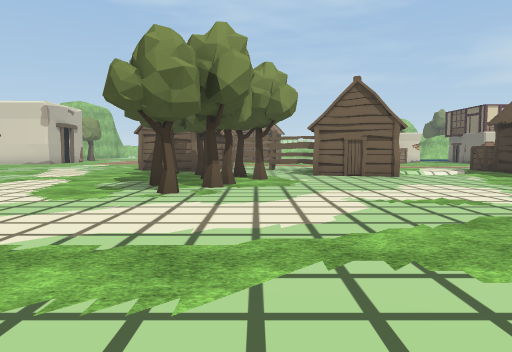
view 1 (above)

24 first-person views from a walk through a 3-D level made in the Unity game engine. The camera is 1.4 m above the floor, tilts 4° down and sees 70° across. The floor is counted in squares, 2 m on a side. Each view is taken from the middle of a square. On the plan, view 1 faces up. The plan holds only what a view shows up to about 11 squares ahead; the rest is blank. The place goes on beyond the plan. Some animated figures are left out. Some surface patterns are stand-ins.

view 2
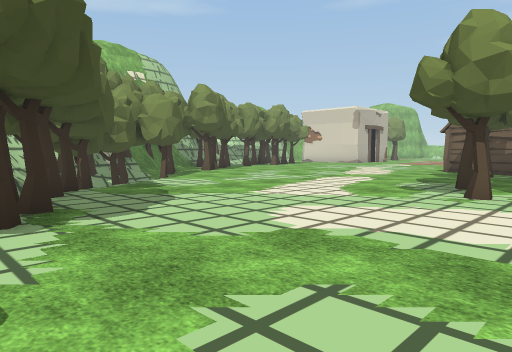

view 3
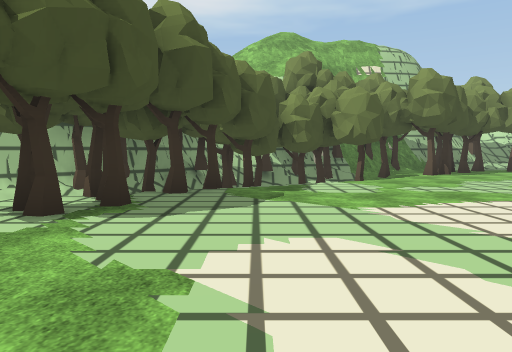

view 4
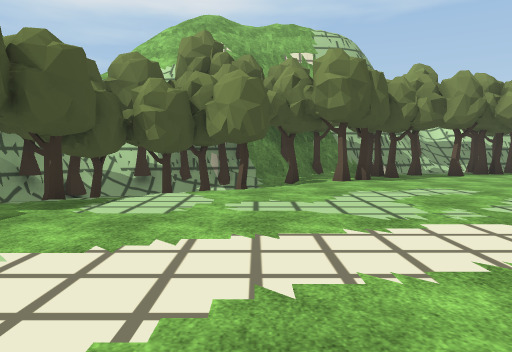

view 5
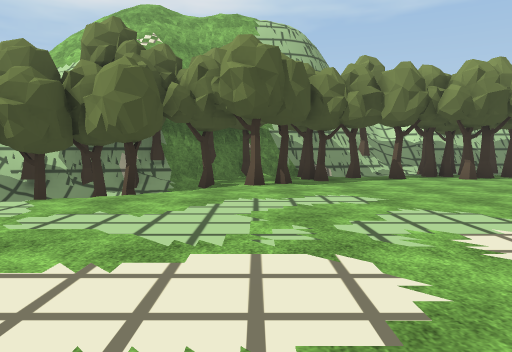

view 6
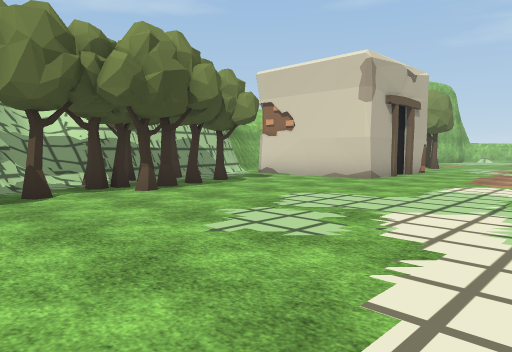

view 7
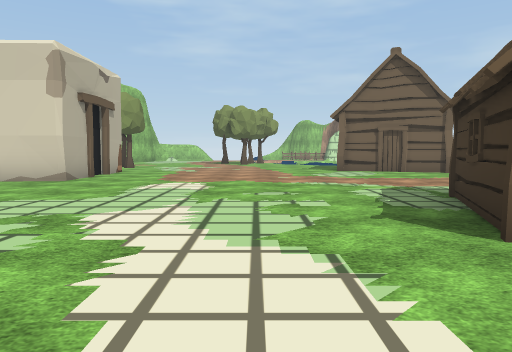

view 8
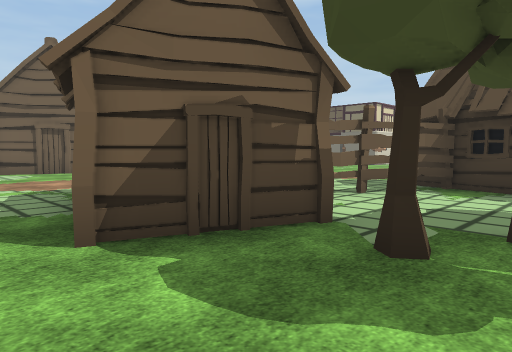

view 9
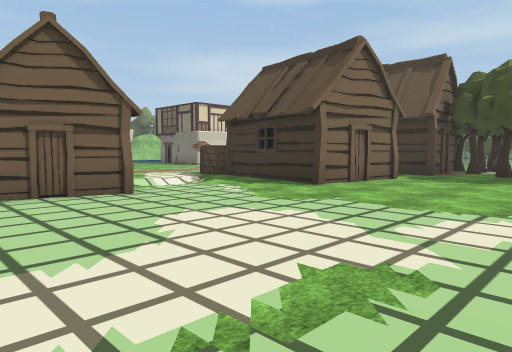

view 10
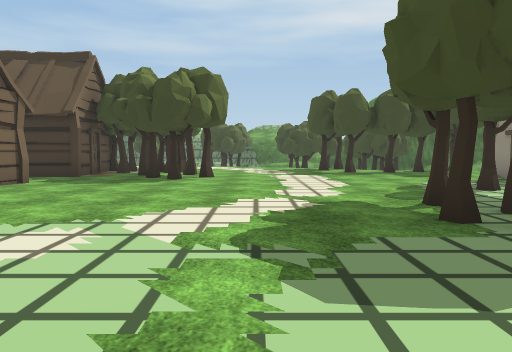

view 11
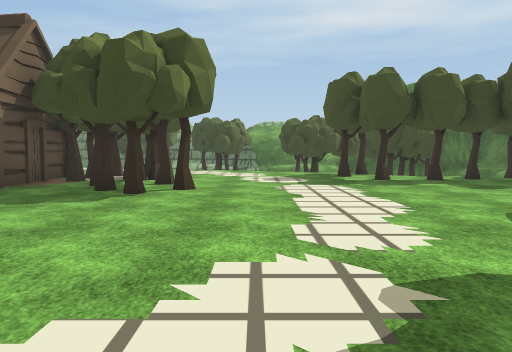

view 12
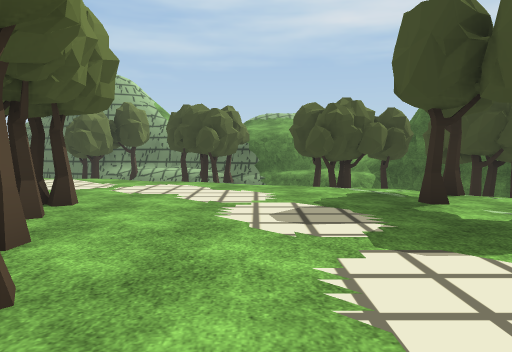

view 13
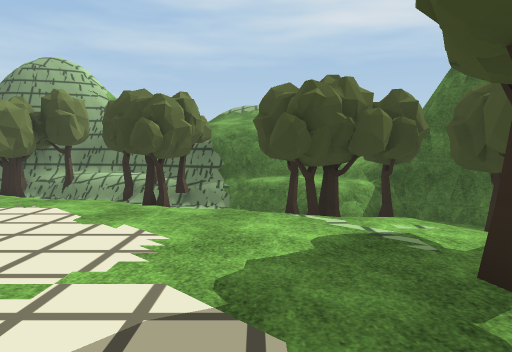

view 14
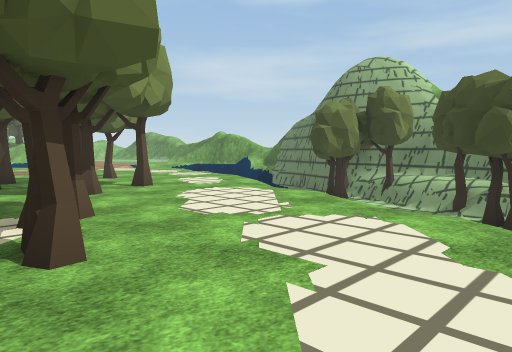

view 15
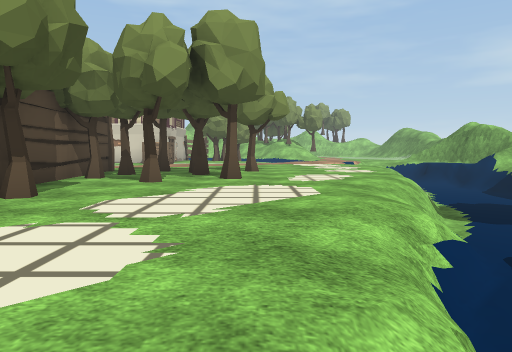

view 16
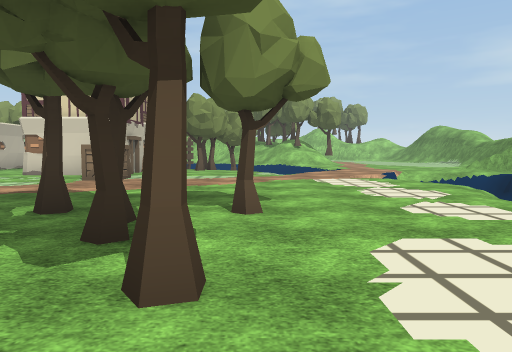

view 17
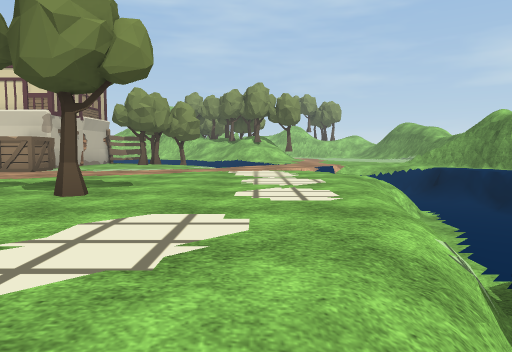

view 18
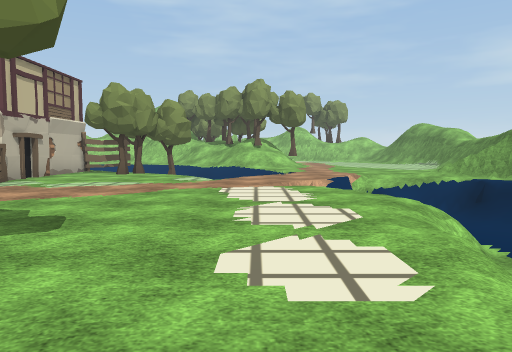

view 19
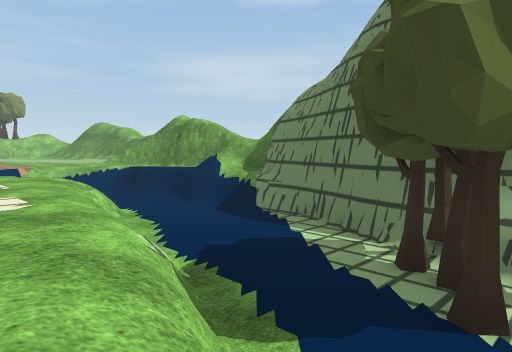

view 20
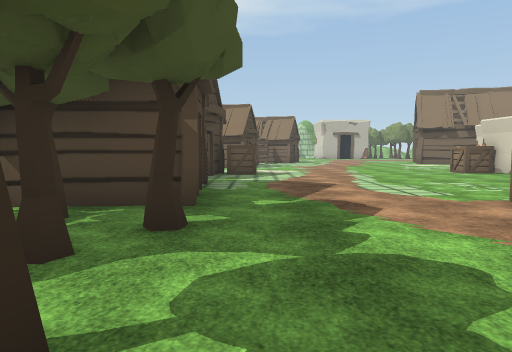

view 21
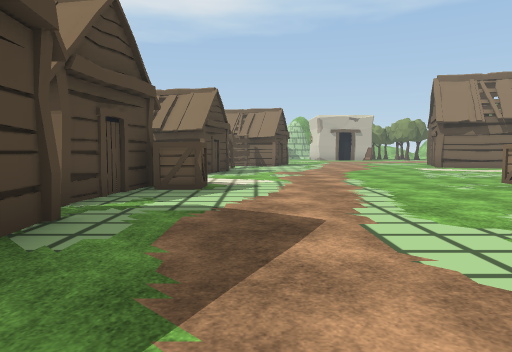

view 22
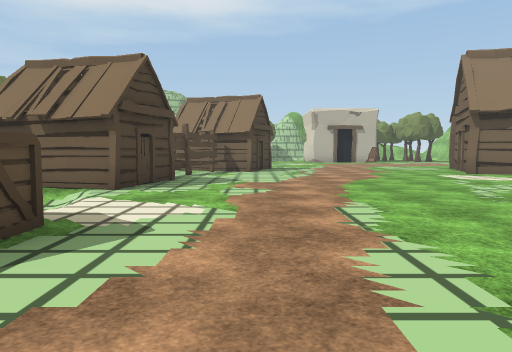

view 23
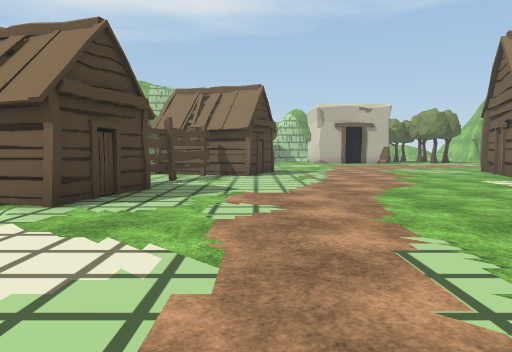

view 24
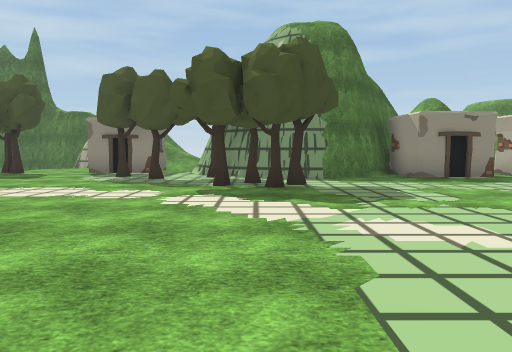

### Floor plan
Key: @ floor where view 1 was taken; # wall or solid block; . main floor; - floor 1.5 m lower than the main floor; : floor 5.75 m higher than the main floor; / step, stairs or slope; = window, fence, low wall or low ledge; v drop or lower ground; T tree; H hut; F fence; C crate; O other object.
Columns run from 16 left of view 1 to 27 right of it. Each row starts with its distance up from view 1.
 21      #................        #.T.   /..///
 20      #.................CC.    #.... /..=//##
 19    ###......................###..../..=#//.#
 18    ...........................C....../  -=.#
 17  #............................C.......= -v.
 16  #.T..................................  --=
 15  #TT.........HHH....................../v--##
 14  #TTT........H.F....................../v--##
 13 =TTTT.......HHH.FFH.....C.............=-- #
 12 ==#.T.........H...F H///C...HHH.TTT...v--#
 11   #.T........T....H H//.H H   HT.T...//--##
 10   ##.T.......TT.T.HH....H H H HT..T../v-T#
  9   #TTT.........TT.......    H H.T.../=-TTT
  8   #TTT.........T.........HH.HHHT....//- ##
  7   ##TT/.......TT.............TTT....//  =#
  6   v#T/T/.......T...........TT.TT.../=  T##
  5     #TT ...................T.TT....=# TO#
  4    v#T/T/...................T...../v  TT#
  3    :#T/TT/......................../   =##
  2     ###TTTT.......................=  #=#
  1       ##OTTTT.........TT.......T./ TT#.#
  0        #TTT. ...@....TT.......T.T/  -=.#
 -1         ##T.    #...##...T....T.    T###
 -2          #     ########T..T...T.  TT-#
 -3                       ##.###.TT    -##

Positions as (right, up) in squares from view 1, and headings:
1: (0, 0), facing up
2: (0, 0), facing up-left
3: (0, 3), facing left
4: (-2, 6), facing left
5: (-3, 8), facing left
6: (-6, 10), facing up-left
7: (-6, 10), facing up
8: (-5, 10), facing up-right
9: (1, 4), facing up-right
10: (2, 3), facing right
11: (5, 3), facing right
12: (10, 3), facing right
13: (13, 2), facing right
14: (14, 3), facing up-right
15: (18, 3), facing up
16: (18, 8), facing up
17: (20, 8), facing up
18: (20, 10), facing up
19: (20, 8), facing up-right
20: (19, 13), facing left
21: (15, 14), facing left
22: (11, 15), facing left
23: (9, 15), facing left
24: (6, 8), facing down
